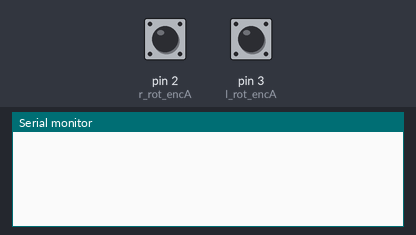
A sketch run on a simulated Arduino Uno, built with avr-gcc and run on an emulated ATmega328P. Parts: the last lines printed to the serial monitor. The inputs (shaded band) are chosen by the test bench; at power-on: pin 2 (r_rot_encA) HIGH, pin 3 (l_rot_encA) HIGH.

Above: at 1.2 s.
1.3 s: pin 2 (r_rot_encA) pulled LOW for 0.15 s
At 2.6 s:
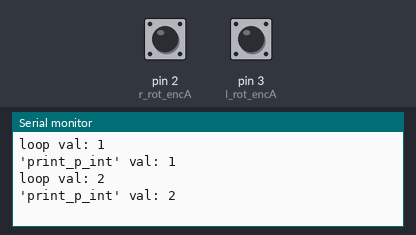
2.9 s: pin 2 (r_rot_encA) pulled LOW for 1 s
At 5.2 s:
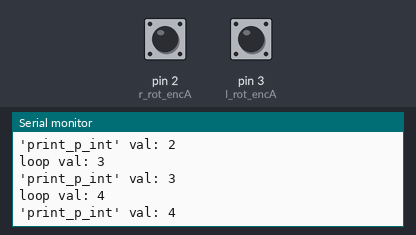

The sketch:

pointer_increment_test.ino
```cpp
/*
 * Why doesn't this work:
 * 1) Create an int, `a`, and int pointer, `*p_a`, and in `void setup()` assign the
 * pointer to the int: `p_a = &a`;`
 * 2) Create a function, `void print_p_int(int *p_int)`, that prints the value `*p_int`
 * points to.
 * 3) In `void loop()` increment the value `*p_a` points to, and call `print_p_int(*p_a)`:
 * why doesn't `print_p_int` behave as expected? -> because `print_p_int()` shouldn't take
 * in a pointer, it should take in the value the pointer points to.
 */

/*
int a = 0;
int *p_a;

void setup() {
  Serial.begin(57600);
  p_a = &a;
}

void loop() {
    ++*p_a;
    print_p_int(*p_a);
    Serial.print("loop val: ");
    Serial.println(a);
    delay(1000);
}

void print_p_int(int p_int) {
    Serial.print("'print_p_int' val: ");
    Serial.println(p_int);
}
*/

// Define input pin numbers for Hall sensors.
int r_rot_encA = 2;
int l_rot_encA = 3;
// Set placeholders for the encoders' current states and previous states.
int r_rot_encA_state;
int r_rot_encA_prev_state;
int r_rot_encB_state;
int r_rot_encB_prev_state;
// Set placeholders for Hall sensors' pulse numbers.
int l_encA_pulse_n = 0;
int l_encA_pulse_n_init = 0;
int *p_l_encA_pulse_n;
int r_encA_pulse_n = 0;
int r_encA_pulse_n_init = 0;
int *p_r_encA_pulse_n;
// Encoder resolution (number of pulses per revolution) from datasheet
int ENC_RES = 1400;
// PWM pins to control speed.
int PWM_LEFT = 10;
int PWM_RIGHT = 6;
int PWM_RES = 255;  // # bit resolution for pwm duty cycle
// H-bridge V logic pins to control individual motor direction:
// Hi to '1' and Lo to '2' is forward motion, and vice versa.
int LEFT_LOG1 = 12;
int LEFT_LOG2 = 11;
int RIGHT_LOG1 = 7;
int RIGHT_LOG2 = 8;

void setup() {
    Serial.begin(57600);
    pinMode(l_rot_encA, INPUT_PULLUP);
    attachInterrupt(digitalPinToInterrupt(l_rot_encA), increment_l, CHANGE);
    pinMode(r_rot_encA, INPUT_PULLUP);
    attachInterrupt(digitalPinToInterrupt(r_rot_encA), increment_r, CHANGE);
    p_l_encA_pulse_n = &l_encA_pulse_n;
    p_r_encA_pulse_n = &r_encA_pulse_n;
}

void loop() {
    if (r_encA_pulse_n != r_encA_pulse_n_init) {
        Serial.print("loop val: ");
        Serial.println(r_encA_pulse_n);
        print_p_int(*p_r_encA_pulse_n);
        r_encA_pulse_n_init = r_encA_pulse_n;
    }
    //delay(2000);
    //Serial.println(r_encA_pulse_n);
    //Serial.println(r_encA_pulse_n_init);
}

// Interrupt callbacks.
void increment_l() {
    ++*p_l_encA_pulse_n;
}

void increment_r() {
    ++*p_r_encA_pulse_n;
}

void print_p_int(int p_int) {
    Serial.print("'print_p_int' val: ");
    Serial.println(p_int);
}
```

Measured:
- after the input at 1.3 s, the serial monitor: prints a new line at once (image 1)
- after the input at 2.9 s, the serial monitor: prints a new line at once (image 2)
